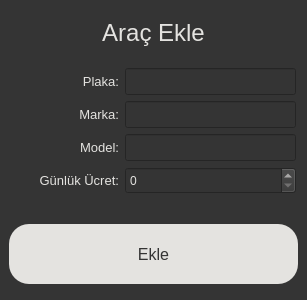
<?xml version="1.0" encoding="UTF-8"?>
<ui version="4.0">
 <class>MainWindow</class>
 <widget class="QMainWindow" name="MainWindow">
  <property name="geometry">
   <rect>
    <x>0</x>
    <y>0</y>
    <width>307</width>
    <height>300</height>
   </rect>
  </property>
  <property name="sizePolicy">
   <sizepolicy hsizetype="Fixed" vsizetype="Fixed">
    <horstretch>0</horstretch>
    <verstretch>0</verstretch>
   </sizepolicy>
  </property>
  <property name="minimumSize">
   <size>
    <width>307</width>
    <height>300</height>
   </size>
  </property>
  <property name="maximumSize">
   <size>
    <width>307</width>
    <height>300</height>
   </size>
  </property>
  <property name="windowTitle">
   <string>Add Page</string>
  </property>
  <property name="styleSheet">
   <string notr="true">* {
    selection-background-color: #343434;   /* Seçim arkası */
    selection-color: #e4e3e0;              /* Seçili metnin rengi */
}

#centralwidget{
background-color: #343434
}
QPushButton{
color: #343434;
background-color: #e4e3e0;
border-radius: 20px;   /* Yuvarlamayı artır */
}
QLabel{
color:#e4e3e0;
}
QLineEdit{
color: #e4e3e0;
background-color: #343434;
selection-background-color: #e4e3e0;   /* Seçim arkası */
selection-color: #343434;              /* Seçili metnin rengi */
}
QSpinBox{
	background-color: #343434;
	color: #e4e3e0;
	selection-background-color: #e4e3e0;
    selection-color: #343434;
}

QMessageBox QLabel{
color: #000000
}
QMessageBox QPushButton {
    border: 1px solid #000000;
    border-radius: 4px;
    padding: 4px 12px;
}</string>
  </property>
  <widget class="QWidget" name="centralwidget">
   <property name="sizePolicy">
    <sizepolicy hsizetype="Preferred" vsizetype="Preferred">
     <horstretch>0</horstretch>
     <verstretch>0</verstretch>
    </sizepolicy>
   </property>
   <layout class="QVBoxLayout" name="verticalLayout">
    <item>
     <widget class="QLabel" name="label_16">
      <property name="sizePolicy">
       <sizepolicy hsizetype="Preferred" vsizetype="Fixed">
        <horstretch>0</horstretch>
        <verstretch>0</verstretch>
       </sizepolicy>
      </property>
      <property name="minimumSize">
       <size>
        <width>100</width>
        <height>40</height>
       </size>
      </property>
      <property name="font">
       <font>
        <pointsize>18</pointsize>
       </font>
      </property>
      <property name="text">
       <string>Araç Ekle</string>
      </property>
      <property name="alignment">
       <set>Qt::AlignCenter</set>
      </property>
     </widget>
    </item>
    <item>
     <spacer name="verticalSpacer_2">
      <property name="orientation">
       <enum>Qt::Vertical</enum>
      </property>
      <property name="sizeType">
       <enum>QSizePolicy::Minimum</enum>
      </property>
      <property name="sizeHint" stdset="0">
       <size>
        <width>20</width>
        <height>5</height>
       </size>
      </property>
     </spacer>
    </item>
    <item>
     <layout class="QGridLayout" name="gridLayout_2">
      <item row="2" column="0">
       <widget class="QLabel" name="label_15">
        <property name="sizePolicy">
         <sizepolicy hsizetype="Maximum" vsizetype="Fixed">
          <horstretch>0</horstretch>
          <verstretch>0</verstretch>
         </sizepolicy>
        </property>
        <property name="minimumSize">
         <size>
          <width>110</width>
          <height>27</height>
         </size>
        </property>
        <property name="maximumSize">
         <size>
          <width>110</width>
          <height>16777215</height>
         </size>
        </property>
        <property name="font">
         <font>
          <pointsize>10</pointsize>
         </font>
        </property>
        <property name="text">
         <string>Model:</string>
        </property>
        <property name="alignment">
         <set>Qt::AlignRight|Qt::AlignTrailing|Qt::AlignVCenter</set>
        </property>
       </widget>
      </item>
      <item row="3" column="0">
       <widget class="QLabel" name="label_14">
        <property name="sizePolicy">
         <sizepolicy hsizetype="Maximum" vsizetype="Fixed">
          <horstretch>0</horstretch>
          <verstretch>0</verstretch>
         </sizepolicy>
        </property>
        <property name="minimumSize">
         <size>
          <width>110</width>
          <height>27</height>
         </size>
        </property>
        <property name="maximumSize">
         <size>
          <width>110</width>
          <height>16777215</height>
         </size>
        </property>
        <property name="font">
         <font>
          <pointsize>10</pointsize>
         </font>
        </property>
        <property name="text">
         <string>Günlük Ücret:</string>
        </property>
        <property name="alignment">
         <set>Qt::AlignRight|Qt::AlignTrailing|Qt::AlignVCenter</set>
        </property>
       </widget>
      </item>
      <item row="1" column="0">
       <widget class="QLabel" name="label_12">
        <property name="sizePolicy">
         <sizepolicy hsizetype="Maximum" vsizetype="Fixed">
          <horstretch>0</horstretch>
          <verstretch>0</verstretch>
         </sizepolicy>
        </property>
        <property name="minimumSize">
         <size>
          <width>110</width>
          <height>27</height>
         </size>
        </property>
        <property name="maximumSize">
         <size>
          <width>110</width>
          <height>16777215</height>
         </size>
        </property>
        <property name="font">
         <font>
          <pointsize>10</pointsize>
         </font>
        </property>
        <property name="text">
         <string>Marka:</string>
        </property>
        <property name="alignment">
         <set>Qt::AlignRight|Qt::AlignTrailing|Qt::AlignVCenter</set>
        </property>
       </widget>
      </item>
      <item row="0" column="0">
       <widget class="QLabel" name="label_13">
        <property name="sizePolicy">
         <sizepolicy hsizetype="Maximum" vsizetype="Fixed">
          <horstretch>0</horstretch>
          <verstretch>0</verstretch>
         </sizepolicy>
        </property>
        <property name="minimumSize">
         <size>
          <width>110</width>
          <height>27</height>
         </size>
        </property>
        <property name="maximumSize">
         <size>
          <width>110</width>
          <height>16777215</height>
         </size>
        </property>
        <property name="font">
         <font>
          <pointsize>10</pointsize>
         </font>
        </property>
        <property name="text">
         <string>Plaka:</string>
        </property>
        <property name="alignment">
         <set>Qt::AlignRight|Qt::AlignTrailing|Qt::AlignVCenter</set>
        </property>
       </widget>
      </item>
      <item row="0" column="1">
       <widget class="QLineEdit" name="lineEdit_plakaEkle">
        <property name="sizePolicy">
         <sizepolicy hsizetype="Fixed" vsizetype="Fixed">
          <horstretch>0</horstretch>
          <verstretch>0</verstretch>
         </sizepolicy>
        </property>
        <property name="minimumSize">
         <size>
          <width>100</width>
          <height>27</height>
         </size>
        </property>
        <property name="maximumSize">
         <size>
          <width>200</width>
          <height>16777215</height>
         </size>
        </property>
        <property name="font">
         <font>
          <pointsize>10</pointsize>
         </font>
        </property>
        <property name="text">
         <string/>
        </property>
       </widget>
      </item>
      <item row="1" column="1">
       <widget class="QLineEdit" name="lineEdit_markaEkle">
        <property name="sizePolicy">
         <sizepolicy hsizetype="Fixed" vsizetype="Fixed">
          <horstretch>0</horstretch>
          <verstretch>0</verstretch>
         </sizepolicy>
        </property>
        <property name="minimumSize">
         <size>
          <width>100</width>
          <height>27</height>
         </size>
        </property>
        <property name="maximumSize">
         <size>
          <width>200</width>
          <height>16777215</height>
         </size>
        </property>
        <property name="font">
         <font>
          <pointsize>10</pointsize>
         </font>
        </property>
        <property name="text">
         <string/>
        </property>
       </widget>
      </item>
      <item row="2" column="1">
       <widget class="QLineEdit" name="lineEdit_modelEkle">
        <property name="sizePolicy">
         <sizepolicy hsizetype="Fixed" vsizetype="Fixed">
          <horstretch>0</horstretch>
          <verstretch>0</verstretch>
         </sizepolicy>
        </property>
        <property name="minimumSize">
         <size>
          <width>100</width>
          <height>27</height>
         </size>
        </property>
        <property name="maximumSize">
         <size>
          <width>200</width>
          <height>16777215</height>
         </size>
        </property>
        <property name="font">
         <font>
          <pointsize>10</pointsize>
         </font>
        </property>
        <property name="text">
         <string/>
        </property>
       </widget>
      </item>
      <item row="3" column="1">
       <widget class="QSpinBox" name="spinBox_gunlukUcretEkle">
        <property name="sizePolicy">
         <sizepolicy hsizetype="Fixed" vsizetype="Fixed">
          <horstretch>0</horstretch>
          <verstretch>0</verstretch>
         </sizepolicy>
        </property>
        <property name="minimumSize">
         <size>
          <width>171</width>
          <height>27</height>
         </size>
        </property>
        <property name="font">
         <font>
          <pointsize>9</pointsize>
         </font>
        </property>
        <property name="maximum">
         <number>100000</number>
        </property>
        <property name="singleStep">
         <number>100</number>
        </property>
       </widget>
      </item>
     </layout>
    </item>
    <item>
     <spacer name="verticalSpacer">
      <property name="orientation">
       <enum>Qt::Vertical</enum>
      </property>
      <property name="sizeType">
       <enum>QSizePolicy::Minimum</enum>
      </property>
      <property name="sizeHint" stdset="0">
       <size>
        <width>20</width>
        <height>20</height>
       </size>
      </property>
     </spacer>
    </item>
    <item>
     <widget class="QPushButton" name="pushButton_ekle">
      <property name="sizePolicy">
       <sizepolicy hsizetype="Preferred" vsizetype="Fixed">
        <horstretch>0</horstretch>
        <verstretch>0</verstretch>
       </sizepolicy>
      </property>
      <property name="minimumSize">
       <size>
        <width>200</width>
        <height>60</height>
       </size>
      </property>
      <property name="font">
       <font>
        <pointsize>12</pointsize>
       </font>
      </property>
      <property name="layoutDirection">
       <enum>Qt::LeftToRight</enum>
      </property>
      <property name="text">
       <string>Ekle</string>
      </property>
     </widget>
    </item>
   </layout>
  </widget>
 </widget>
 <resources/>
 <connections/>
</ui>
